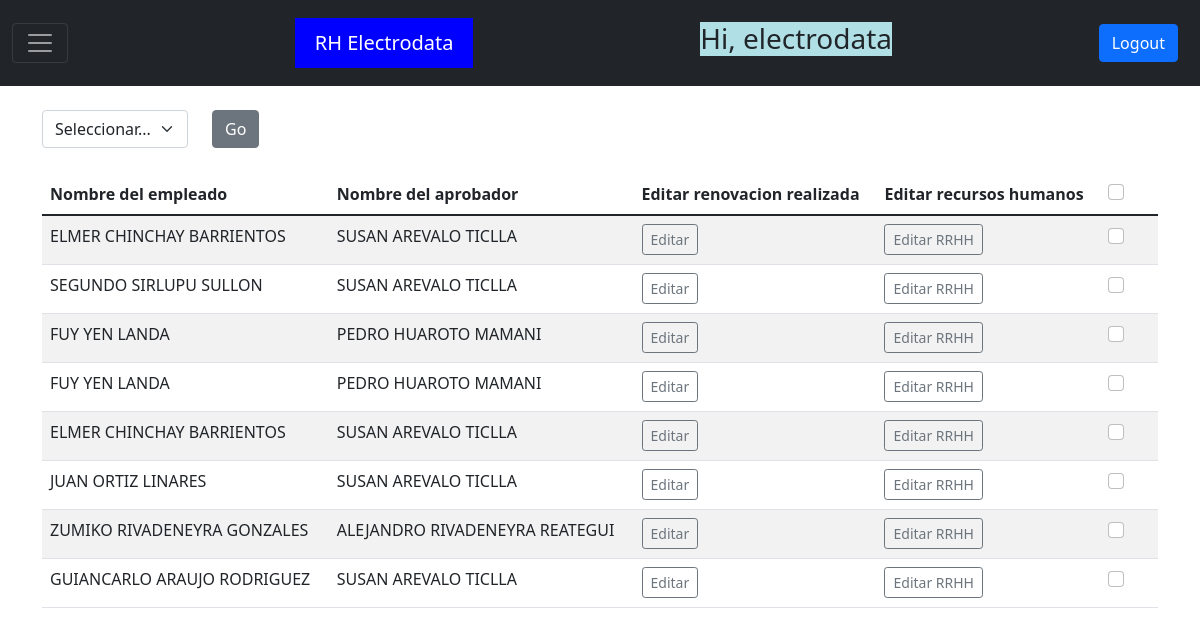
The app's page /show_changes/ (signed in) with its own data.
### main/models.py (models this page shows, shortened)
class Event(models.Model):
    Empleados =  models.ForeignKey('Database', on_delete=models.CASCADE, null=True)
    modalidad = models.CharField(max_length=50, choices=MOD_OPTIONS)
    correlativo = models.CharField(max_length=50, blank=True, null=True)
    plazo_renovacion= models.CharField(max_length=50, choices=PLZ_OPTIONS)
    motivo_cese = models.CharField(max_length=50, choices=CES_OPTIONS)
    comentario = models.TextField(blank=True, null=True)
    comentario_rrhh = models.TextField(blank=True, null=True)

class Database(models.Model):
    name = models.CharField(max_length=50)
    empemail = models.EmailField(max_length=50, blank=True, null=True)
    bunit = models.CharField(max_length=50)
    bmpposition = models.CharField(max_length=50, blank=True, null=True)
    bossname = models.CharField(max_length=50, blank=True, null=True)
    bossmail = models.EmailField(max_length=50)
    contractstartdate = models.DateField(blank=True, null=True)
    contractenddate = models.DateField(blank=True, null=True)
    status = models.CharField(max_length=20, blank=True, null=True)
    statusrenovacion = models.CharField(max_length=50, choices = STAT_RENOVACION, blank=True, null=True)
    modalidad = models.CharField(max_length=50, choices=MOD_OPTIONS, blank=True, null=True)
    correlativo = models.CharField(max_length=50, blank=True, null=True)
    plazo_renovacion= models.CharField(max_length=50, choices=PLZ_OPTIONS, blank=True, null=True)
    motivo_cese = models.CharField(max_length=50, choices=CES_OPTIONS, blank=True, null=True)
    comentario = models.TextField(blank=True, null=True)
    class Meta:
        db_table = 'empleado'
        ordering = ('id',)
    def __str__(self):
        return self.name

### main/views.py (the view, shortened to what this page needs)
# urls.py: path('show_changes/', views.show_changes, name='show_changes'),
def show_changes(request):
    if request.user.groups.filter(name="admin").exists():
        data = Event.objects.all().order_by('id')
        Empleado = Event.objects.values('Empleados')
        context = { 'data': data}
    elif request.user.groups.filter(name="usuarios").exists():
        data_all = Database.objects.filter(bossname = request.user.username).order_by('id')
        data = Event.objects.none() #Declara un query vacio
        for i in range(0,len(data_all)):
            data = data | data_all[i].event_set.all()
        context = { 'data': data }
    return render(request, 'show_changes.html', context)

### main/template/main/show_changes.html (shortened to what this page needs)
{% extends 'base_main.html' %}
{% block content %}
<form action="" method="post">
    <div class="row">
        <div class="col-auto">
            <select class="form-select" name="actionname">
                <option selected disabled=true>Seleccionar...</option>
            </select>
        </div>
        <div class="col-auto">
                <button class="btn btn-secondary" type="sumbit" name="action">Go</button>
        </div>
    </div>
    <table class="table table-condensed table-striped">
        <thead>
            <tr>
                <th> Nombre del empleado </th>
                <th> Nombre del aprobador </th>
                <th> Editar renovacion realizada </th>
                {% for group in request.user.groups.all %}
                {% if group.name == 'admin' %}
                <th> Editar recursos humanos </th>
                <th>
                    <div class="form-check form-check-inline">
                        <input class="form-check-input" type="checkbox">
                    </div>
                </th>
                {% endif %}
                {% endfor %}
            </tr>
        </thead>
        <tbody class="panel">
            {% for item in data %}
            <tr>
                <td>{{ item.Empleados }}</td>
                <td>{{ item.Empleados.bossname }}</td>
                <td><a href = "{% url 'update_event' item.id %}" class="btn btn-outline-secondary btn-sm"> Editar </a></td>
                {% for group in request.user.groups.all %}
                {% if group.name == 'admin' %}
                <td><a href = "{% url 'update_rrhh' item.id %}" class="btn btn-outline-secondary btn-sm"> Editar RRHH</a></td>
                {% endif %}
                {% endfor %}
                <td>
                    <div class="form-check form-check-inline">
                        <input class="form-check-input" type="checkbox" value="{{ item.id }}" name="idcheckbox">
                    </div>
                </td>
            </tr>
            {% endfor %}
        </tbody>
    </table>
</form>
{% endblock %}

### main/template/main/navbar2.html (shortened to what this page needs)
<nav class="navbar navbar-dark bg-dark">
    <div class="container-fluid">
        <button class="navbar-toggler" type="button" data-bs-toggle="offcanvas" data-bs-target="#offcanvasNavbar" aria-controls="offcanvasNavbar">
            <span class="navbar-toggler-icon"></span>
        </button>
        <a class="navbar-brand" href="{% url 'home' %}">RH Electrodata</a>
        <h3 style="background-color:powderblue;">Hi, {{request.user}}</h3>
        <div class="nav-item">
            <a class="btn btn-primary" href="{% url 'logoutuser' %}" role="button">Logout</a>
        </div>
    </div>
</nav>

### main/template/main/navbar2.html (style rules this page uses)
.container-fluid { position: relative; }
.nav-item { position: relative; right: 10px; }
.navbar-brand { position: relative; background-color: blue; margin: 10px; padding: 20px; padding-top: 10px; padding-bottom: 10px; margin-top: 10px; margin-bottom: 10px; text-align: center; }

### records on screen
Event: Empleados "ELMER CHINCHAY BARRIENTOS", Empleados.bossname "SUSAN AREVALO TICLLA"
Event: Empleados "SEGUNDO SIRLUPU SULLON", Empleados.bossname "SUSAN AREVALO TICLLA"
Event: Empleados "FUY YEN LANDA", Empleados.bossname "PEDRO HUAROTO MAMANI"
Event: Empleados "FUY YEN LANDA", Empleados.bossname "PEDRO HUAROTO MAMANI"
Event: Empleados "ELMER CHINCHAY BARRIENTOS", Empleados.bossname "SUSAN AREVALO TICLLA"
Event: Empleados "JUAN ORTIZ LINARES", Empleados.bossname "SUSAN AREVALO TICLLA"
Event: Empleados "ZUMIKO RIVADENEYRA GONZALES", Empleados.bossname "ALEJANDRO RIVADENEYRA REATEGUI"
Event: Empleados "GUIANCARLO ARAUJO RODRIGUEZ", Empleados.bossname "SUSAN AREVALO TICLLA"

### other values on screen
{{ request.user }} "electrodata"
